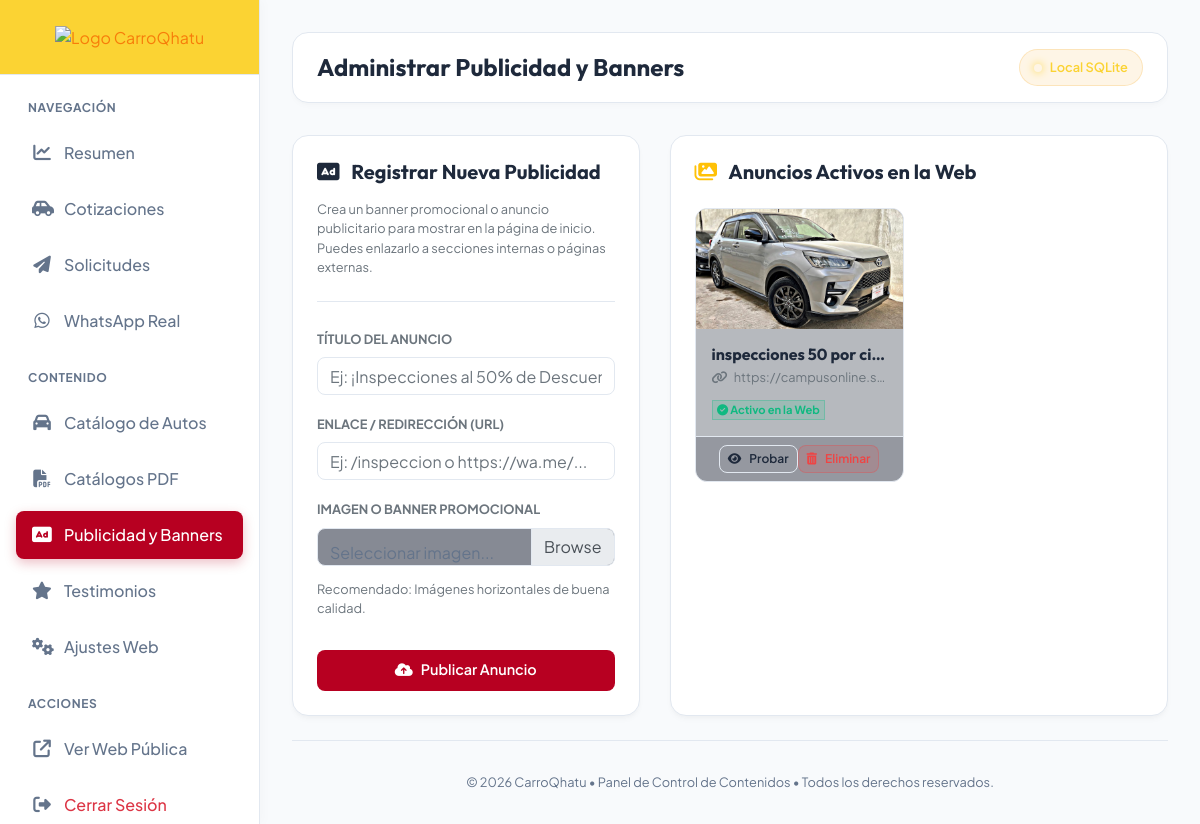
The page /admin/publicidad (signed in) on the database its author committed.
### tables this page shows
CREATE TABLE publicidad (
            id INTEGER PRIMARY KEY AUTOINCREMENT,
            titulo TEXT,
            imagen_url TEXT,
            enlace_url TEXT,
            activo INTEGER DEFAULT 1,
            created_at TEXT
        );

### app.py (the view, shortened to what this page needs)
@app.route("/admin/publicidad", methods=["GET", "POST"])
@admin_required
def admin_publicidad():
    publicidad, db_source = db_manager.get_all_publicidad()
    return render_template("admin/admin_publicidad.html", publicidad=publicidad, db_source=db_source)

### app.py (called while the page is built)
@app.after_request
def add_security_headers(response):
    response.headers['X-Content-Type-Options'] = 'nosniff'
    response.headers['X-Frame-Options'] = 'DENY'
    response.headers['Referrer-Policy'] = 'strict-origin-when-cross-origin'
    response.headers['Content-Security-Policy'] = (
        "default-src 'self' https:; "
        "script-src 'self' 'unsafe-inline' https://code.jquery.com https://stackpath.bootstrapcdn.com https://cdnjs.cloudflare.com; "
        "style-src 'self' 'unsafe-inline' https://fonts.googleapis.com https://cdnjs.cloudflare.com https://stackpath.bootstrapcdn.com; "
        "font-src 'self' https://fonts.gstatic.com https://cdnjs.cloudflare.com; "
        "img-src 'self' data: https:;"
    )
    if not app.debug:
        response.headers['Strict-Transport-Security'] = 'max-age=31536000; includeSubDomains'
    return response

def admin_required(f):
    @wraps(f)
    def decorated_function(*args, **kwargs):
        if not session.get("admin_logged_in"):
            flash("Acceso no autorizado.", "warning")
            return redirect(url_for("index"))
        return f(*args, **kwargs)
    return decorated_function

@app.context_processor
def inject_site_config():
    try:
        config = db_manager.get_site_config()
        return {"site_config": config}
    except Exception as e:
        print("WARNING: No se pudo inyectar la configuración del sitio:", e)
        return {"site_config": {}}

### db_manager.py (called while the page is built)
def get_db_connection():
    conn = sqlite3.connect(DB_PATH)
    conn.row_factory = sqlite3.Row
    return conn

def is_supabase_available():
    return supabase is not None

def get_site_config():
    conn = get_db_connection()
    cursor = conn.cursor()
    cursor.execute("SELECT * FROM site_config")
    rows = cursor.fetchall()
    conn.close()
    config = {}
    for row in rows:
        config[row["clave"]] = row["valor"]
    return config

def get_all_publicidad():
    if is_supabase_available():
        try:
            res = supabase.table("publicidad").select("*").order("created_at", desc=True).execute()
            return res.data, "Supabase"
        except Exception as e:
            pass
    conn = get_db_connection()
    cursor = conn.cursor()
    cursor.execute("SELECT * FROM publicidad ORDER BY datetime(created_at) DESC")
    rows = [dict(row) for row in cursor.fetchall()]
    conn.close()
    return rows, "Local SQLite"

### templates/admin/admin_publicidad.html (shortened to what this page needs)
{% extends "admin/admin_layout.html" %}
{% block page_title %}Administrar Publicidad y Banners{% endblock %}
{% block content %}
<div class="row">
    <div class="col-lg-5 mb-4">
        <div class="card-admin">
            <h5 class="text-white mb-3 font-weight-bold"><i class="fa-solid fa-rectangle-ad mr-2 text-indigo"></i> Registrar Nueva Publicidad</h5>
            <p class="text-muted small">Crea un banner promocional o anuncio publicitario para mostrar en la página de inicio. Puedes enlazarlo a secciones internas o páginas externas.</p>
            <hr style="border-color: var(--border-color); margin: 1.5rem 0;">
            <form action="{{ url_for('admin_publicidad') }}" method="POST" enctype="multipart/form-data">
                <div class="form-group mb-3">
                    <label for="titulo" class="text-muted font-weight-bold small text-uppercase">Título del Anuncio</label>
                    <input type="text" id="titulo" name="titulo" class="form-control" style="background-color: rgba(15, 23, 42, 0.5); border: 1px solid var(--border-color); color: #fff; border-radius: 0.5rem; padding: 0.75rem;" placeholder="Ej: ¡Inspecciones al 50% de Descuento!" required>
                </div>
                <div class="form-group mb-3">
                    <label for="enlace_url" class="text-muted font-weight-bold small text-uppercase">Enlace / Redirección (URL)</label>
                    <input type="text" id="enlace_url" name="enlace_url" class="form-control" style="background-color: rgba(15, 23, 42, 0.5); border: 1px solid var(--border-color); color: #fff; border-radius: 0.5rem; padding: 0.75rem;" placeholder="Ej: /inspeccion o https://wa.me/..." required>
                </div>
                <div class="form-group mb-4">
                    <label class="text-muted font-weight-bold small text-uppercase">Imagen o Banner Promocional</label>
                    <div class="custom-file" style="overflow: hidden;">
                        <label class="custom-file-label" for="imagen_publicidad" style="background-color: rgba(15, 23, 42, 0.5); border: 1px solid var(--border-color); color: var(--text-muted); border-radius: 0.5rem; padding: 0.75rem; text-align: left; overflow: hidden; white-space: nowrap; text-overflow: ellipsis;">Seleccionar imagen...</label>
                    </div>
                    <p class="text-muted small mt-2">Recomendado: Imágenes horizontales de buena calidad.</p>
                </div>
                <button type="submit" class="btn-admin btn-admin-primary w-100 justify-content-center mt-2">
                    <i class="fa-solid fa-cloud-arrow-up"></i> Publicar Anuncio
                </button>
            </form>
        </div>
    </div>
    <div class="col-lg-7 mb-4">
        <div class="card-admin h-100">
            <h5 class="text-white mb-4 font-weight-bold"><i class="fa-solid fa-images mr-2 text-warning"></i> Anuncios Activos en la Web</h5>
            {% if publicidad %}
            <div class="row">
                {% for ad in publicidad %}
                <div class="col-md-6 mb-4">
                    <div class="border rounded-3 d-flex flex-column justify-content-between h-100 overflow-hidden" style="background-color: rgba(15, 23, 42, 0.3); border-color: var(--border-color) !important; border-radius: 0.75rem;">
                        <div style="height: 120px; overflow: hidden; background-color: #121824;">
                            <img src="{{ ad.imagen_url }}" alt="{{ ad.titulo }}" style="width: 100%; height: 100%; object-fit: cover;">
                        </div>
                        <div class="p-3">
                            <h6 class="text-white font-weight-bold mb-1 text-truncate" title="{{ ad.titulo }}">{{ ad.titulo }}</h6>
                            <p class="text-muted small text-truncate mb-2" style="font-size: 0.8rem;" title="{{ ad.enlace_url }}">
                                <i class="fa-solid fa-link mr-1 text-indigo"></i> {{ ad.enlace_url }}
                            </p>
                            <span class="badge badge-success" style="font-size: 0.7rem; background-color: rgba(16, 185, 129, 0.15); color: var(--success); font-weight: 700; border: 1px solid rgba(16, 185, 129, 0.3);">
                                <i class="fa-solid fa-circle-check"></i> Activo en la Web
                            </span>
                        </div>
                        <div class="p-2 border-top d-flex gap-2 justify-content-center" style="border-color: var(--border-color) !important; background-color: rgba(15, 23, 42, 0.2);">
                            <a href="{{ ad.enlace_url }}" target="_blank" class="btn-admin btn-admin-secondary py-1 px-2 small text-decoration-none" style="font-size: 0.75rem;">
                                <i class="fa-solid fa-eye"></i> Probar
                            </a>
                            <form action="{{ url_for('admin_delete_publicidad', pub_id=ad.id) }}" method="POST" onsubmit="return confirm('¿Estás seguro de que deseas eliminar este anuncio publicitario permanentemente?');" class="mb-0">
                                <button type="submit" class="btn-admin btn-admin-danger py-1 px-2 small" style="font-size: 0.75rem;">
                                    <i class="fa-solid fa-trash-can"></i> Eliminar
                                </button>
                            </form>
                        </div>
                    </div>
                </div>
                {% endfor %}
            </div>
            {% else %}
            <div class="text-center py-5 text-muted my-auto">
                <i class="fa-solid fa-rectangle-ad fa-3x mb-3 text-muted"></i>
                <p class="mb-0">No hay banners publicitarios subidos todavía.</p>
                <p class="small text-muted mt-1">Usa el formulario de la izquierda para publicar tu primer anuncio promocional.</p>
            </div>
            {% endif %}
        </div>
    </div>
</div>
{% endblock %}

### templates/admin/admin_layout.html (style rules this page uses)
:root { --bg-dark: #f8fafc; --bg-card: #ffffff; --primary: #B70021; --primary-glow: rgba(183, 0, 33, 0.1); --accent: #FBD333; --success: #10b981; --danger: #ef4444; --text-main: #1e293b; --text-muted: #64748b; --border-color: #e2e8f0; --sidebar-width: 260px; }
body { font-family: 'Plus Jakarta Sans', sans-serif; background-color: var(--bg-dark); color: var(--text-main); min-height: 100vh; overflow-x: hidden; }
h1, h2, h3, h4, h5, h6 { font-family: 'Outfit', sans-serif; font-weight: 600; }
.card-admin { background-color: var(--bg-card); border: 1px solid var(--border-color); border-radius: 1rem; padding: 1.5rem; transition: all 0.3s cubic-bezier(0.4, 0, 0.2, 1); position: relative; overflow: hidden; box-shadow: 0 4px 6px -1px rgba(0, 0, 0, 0.03), 0 2px 4px -1px rgba(0, 0, 0, 0.02); }
.btn-admin { border-radius: 0.5rem; padding: 0.6rem 1.25rem; font-weight: 600; font-size: 0.9rem; transition: all 0.2s ease; display: inline-flex; align-items: center; gap: 0.5rem; text-decoration: none !important; }
.btn-admin-primary { background-color: var(--primary); color: #fff !important; border: none; }
.btn-admin-secondary { background-color: transparent; color: var(--text-main) !important; border: 1px solid var(--border-color); }
.btn-admin-danger { background-color: rgba(239, 68, 68, 0.15); color: var(--danger) !important; border: 1px solid rgba(239, 68, 68, 0.3); }
h5.text-white, h6.text-white, .card-admin h5.text-white, .card-admin h6.text-white, .main-content h5.text-white, .main-content h6.text-white { color: var(--text-main) !important; }
.form-control, .form-select, select, input, textarea { background-color: #ffffff !important; border: 1px solid var(--border-color) !important; color: var(--text-main) !important; }

### rows shown on the page
publicidad: imagen_url (placeholder picture), titulo "inspecciones 50 por ci…", enlace_url "https://campusonline.s…"

### other values the page prints
{{ db_source|default('Local SQLite') }} "Local SQLite"
